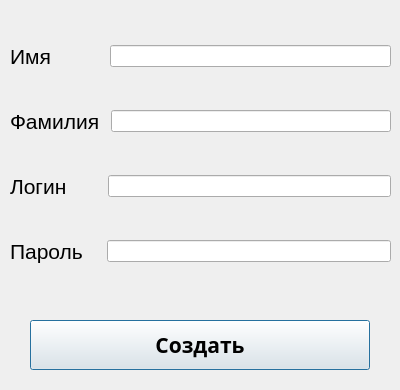
<?xml version="1.0" encoding="UTF-8"?>
<ui version="4.0">
 <class>Registration</class>
 <widget class="QDialog" name="Registration">
  <property name="geometry">
   <rect>
    <x>0</x>
    <y>0</y>
    <width>400</width>
    <height>390</height>
   </rect>
  </property>
  <property name="windowTitle">
   <string>Dialog</string>
  </property>
  <widget class="QWidget" name="verticalLayoutWidget">
   <property name="geometry">
    <rect>
     <x>10</x>
     <y>10</y>
     <width>381</width>
     <height>291</height>
    </rect>
   </property>
   <layout class="QVBoxLayout" name="verticalLayout">
    <item>
     <layout class="QHBoxLayout" name="fname_layout">
      <item>
       <widget class="QLabel" name="fname">
        <property name="font">
         <font>
          <family>Arial</family>
          <pointsize>16</pointsize>
         </font>
        </property>
        <property name="text">
         <string>Имя         </string>
        </property>
       </widget>
      </item>
      <item>
       <widget class="QLineEdit" name="fname_edit"/>
      </item>
     </layout>
    </item>
    <item>
     <layout class="QHBoxLayout" name="lname_layout">
      <item>
       <widget class="QLabel" name="lname">
        <property name="font">
         <font>
          <family>Arial</family>
          <pointsize>16</pointsize>
         </font>
        </property>
        <property name="text">
         <string>Фамилия </string>
        </property>
       </widget>
      </item>
      <item>
       <widget class="QLineEdit" name="lname_edit"/>
      </item>
     </layout>
    </item>
    <item>
     <layout class="QHBoxLayout" name="login_layout">
      <item>
       <widget class="QLabel" name="login">
        <property name="font">
         <font>
          <family>Arial</family>
          <pointsize>16</pointsize>
         </font>
        </property>
        <property name="text">
         <string>Логин      </string>
        </property>
       </widget>
      </item>
      <item>
       <widget class="QLineEdit" name="login_edit"/>
      </item>
     </layout>
    </item>
    <item>
     <layout class="QHBoxLayout" name="password_layout">
      <item>
       <widget class="QLabel" name="password">
        <property name="font">
         <font>
          <family>Arial</family>
          <pointsize>16</pointsize>
         </font>
        </property>
        <property name="text">
         <string>Пароль   </string>
        </property>
       </widget>
      </item>
      <item>
       <widget class="QLineEdit" name="password_edit"/>
      </item>
     </layout>
    </item>
   </layout>
  </widget>
  <widget class="QPushButton" name="make_button">
   <property name="geometry">
    <rect>
     <x>30</x>
     <y>320</y>
     <width>340</width>
     <height>50</height>
    </rect>
   </property>
   <property name="font">
    <font>
     <family>Yu Gothic UI Semilight</family>
     <pointsize>16</pointsize>
     <weight>75</weight>
     <bold>true</bold>
    </font>
   </property>
   <property name="text">
    <string>Создать</string>
   </property>
  </widget>
 </widget>
 <resources/>
 <connections/>
</ui>
